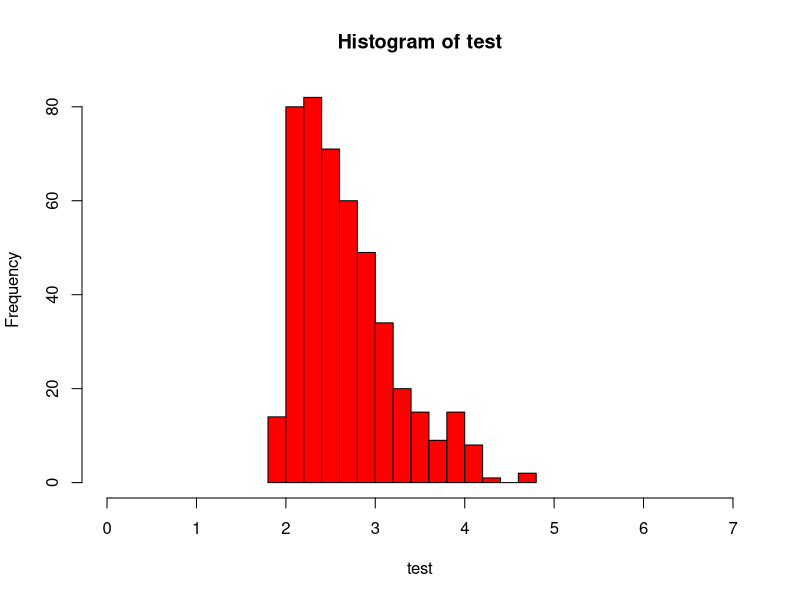
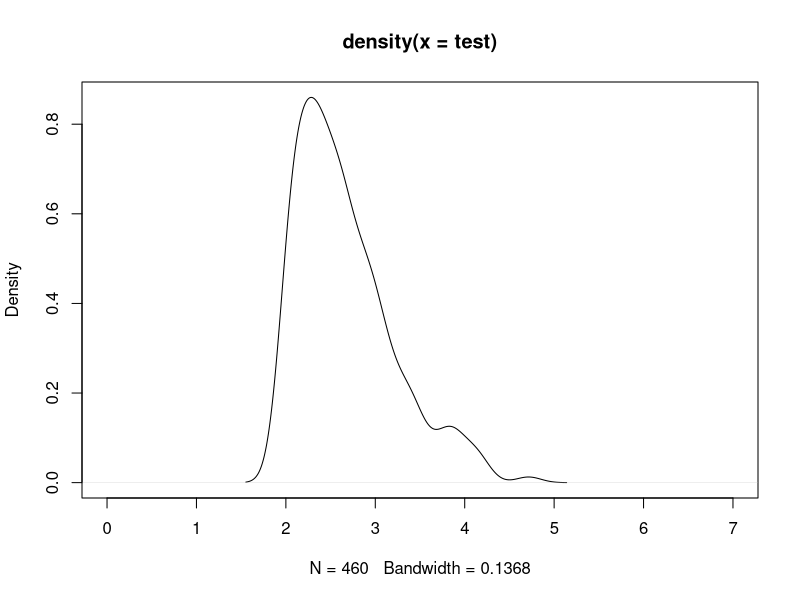
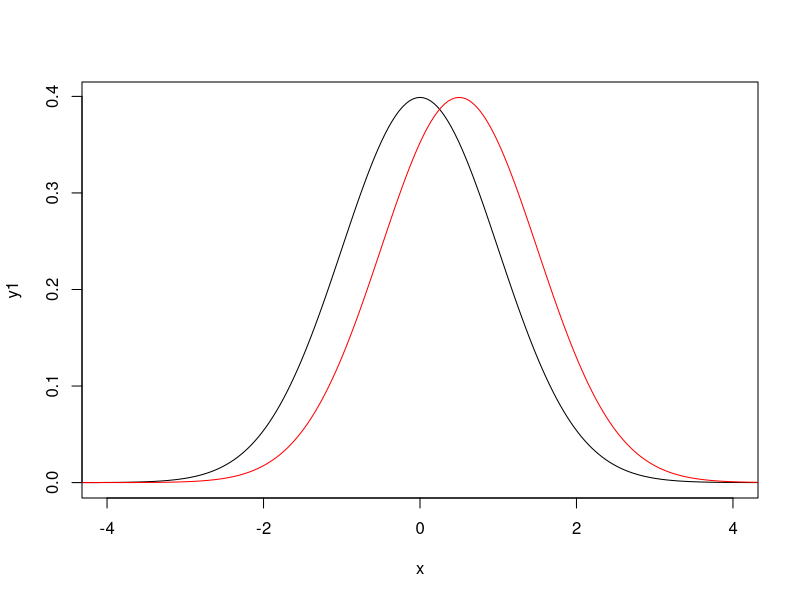

Generate these figures, in order, with R: (Note: this script raises an error after producing the figures.)
rm(list=ls())
set.seed(333)
n <- 20
x <- rnorm(n, mean = 0.5, sd = 1)

xbar <- c()
for (i in 1:1000){
        isample <- sample(x, 20, replace=T)
        xbar[i] <- sum(isample)/n
}

values <- abs(xbar/(1/sqrt(20)))
test <- subset(values, values > 1.96, drop=FALSE)
length(test)/1000

hist(test,col="red",xlim=c(0,7))

plot(density(test), xlim=c(0,7))


###question 1b
rm(list=ls())
x <- seq(-10,10,length=447)
y1 <- dnorm(x,mean=0, sd=1)
plot(x,y1, type="l", lwd=1, xlim=c(-4,4))
y2 <- dnorm(x,mean=0.5, sd=1)
lines(x,y2, type="l", lwd=1, col="red")
points(test,y1, col="red")

points(test,y2, col="blue")



#question 3
rm(list=ls())
set.seed(333)
n <- 25
x <- exp(rnorm(n,mean=0,sd=1))
mu <- mean(x)
sigma <- sqrt(var(x))

estimate.skew <- sum((x-mu)^3/sigma^3)/n
estimate.skew

vboot <- c()
Tboot <- c()
for (j in 1:1000){
        for (i in 1:1000){
                boot.obs <- sample(x, n, replace=T)
                skew <- (boot.obs-mu)^3/sigma^3
                Tboot[i] <- mean(skew)
        }
        vboot[j] <- sqrt(var(Tboot))
}

upperbound <- estimate.skew + 1.96*vboot
lowerbound <- estimate.skew - 1.96*vboot

CIs<- cbind(lowerbound,upperbound)
true.skew <- (exp(1) + 2)*(sqrt(exp(1)-1))
true.skew
true.values <- subset(CIs, CIs[,1] <= true.skew & CIs[,2] >= true.skew, drop=FALSE)

length(true.values)/length(CIs) * 100

